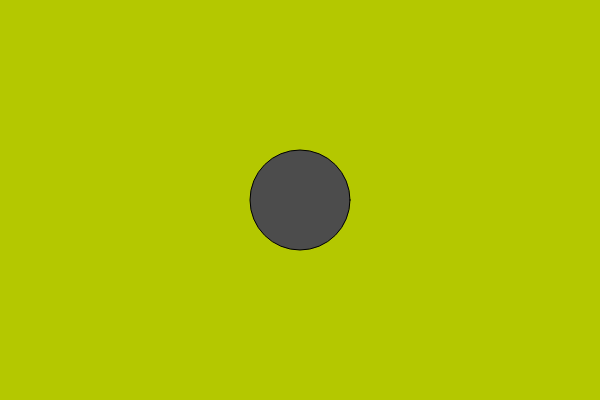
Frame 1 (no input)
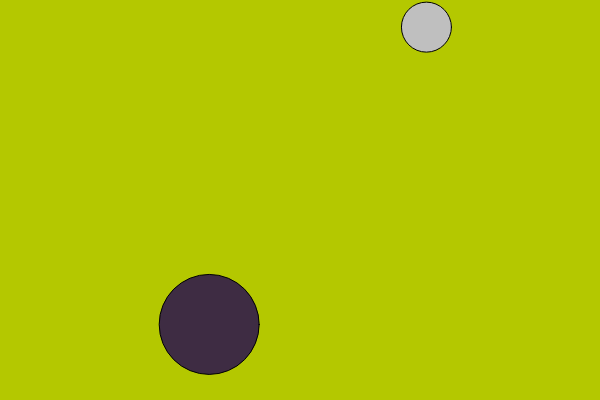
Frame 60 (no input)
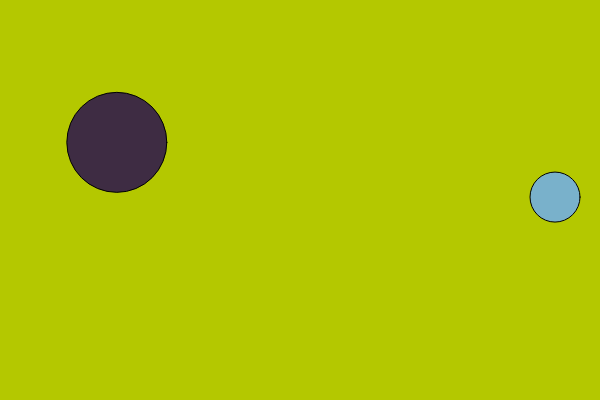
Frame 120 (the mouse pressed at the canvas centre since frame 60)

The p5.js sketch that drew these frames (run headless with seeded random() and noise() and a simulated clock; from frame 60 on, the mouse is pressed at the canvas centre):

// p5.js sketch
// ── sketch.js
var mySphere1;
var mySphere2;

function setup() {
  createCanvas(600, 400);
  background(180, 200, 0);

  mySphere1 = new Sphere(50);
  mySphere2 = new Sphere(100);
}

function draw() {
  background(180, 200, 0);
  mySphere1.render();
  mySphere2.render();
  
  mySphere1.update();
  mySphere2.update();

  mySphere1.bounce();
  mySphere2.bounce();
}
// ── sphere.js
function Sphere(tempSize) {

  this.size = tempSize;
  this.xPos = width / 2;
  this.yPos = height / 2;
  this.xDir = random(-5., 5.);
  this.yDir = random(-5., 5.);
  this.myColor = color(random(255));

  this.update = function() {
    this.xPos += this.xDir;
    this.yPos += this.yDir;
  }

  this.bounce = function() {
    if (this.xPos > width - this.size / 2 || this.xPos < this.size / 2) {
      this.xDir *= -1;
      this.myColor = color(random(255), random(255), random(255));
    }
    if (this.yPos > height - this.size / 2 || this.yPos < this.size / 2) {
      this.yDir *= -1;
      this.myColor = color(random(255), random(255), random(255));
    }
  }

  this.render = function() {
    //  var ballSize = sphereSize * 100;
    fill(this.myColor);
    ellipse(this.xPos, this.yPos, this.size, this.size);
  }

}
